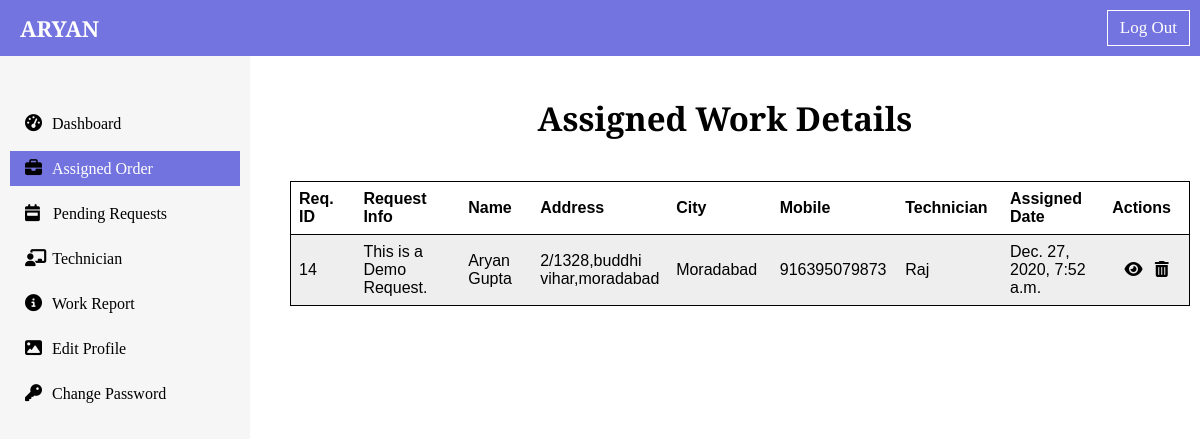
The app's page /dashboard/assigned_order/ (signed in), older data.
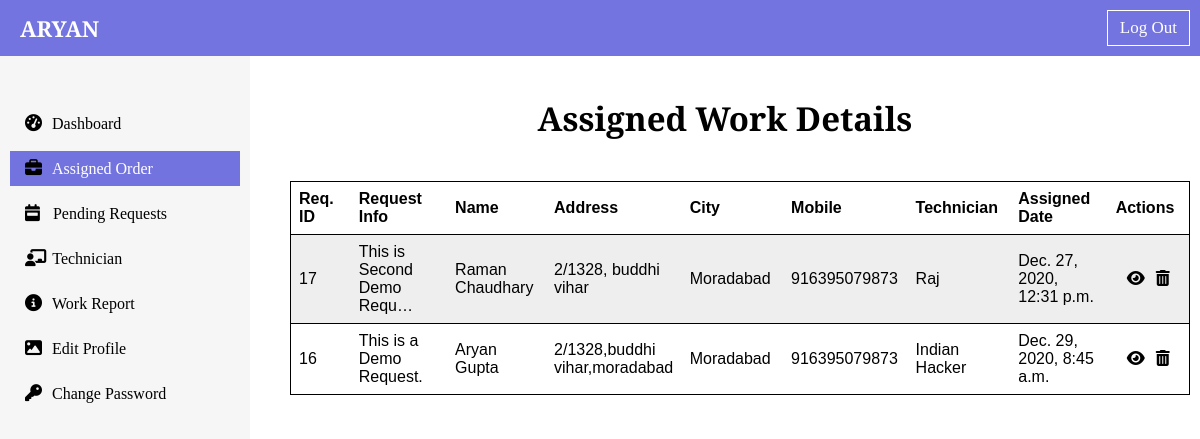
The same page, newer data.
### dashboard/models.py (models this page shows, shortened)
class AssignTechnician(models.Model):
    serial_no = models.AutoField(primary_key=True)
    request_id = models.IntegerField(null=True)
    request_info = models.CharField(max_length=100)
    description = models.TextField()
    name = models.CharField(max_length=25)
    address_line_1 = models.CharField(max_length=200)
    address_line_2 = models.CharField(max_length=200)
    city = models.CharField(max_length=25)
    state = models.CharField(max_length=25)
    zip_code = models.IntegerField(null=True)
    email = models.EmailField()
    mobile = models.IntegerField()
    technician = models.CharField(max_length=50)
    date = models.DateTimeField(auto_now_add=True)

### dashboard/views.py (the view)
# urls.py: path("assigned_order/", views.assigned_order, name="assigned_order"),
def assigned_order(request):
    if request.user.is_superuser:
        assigned_order_object = AssignTechnician.objects.all()
        context = {"assigned_orders":assigned_order_object}
        return render(request, "dashboard/admin/assigned_order.html", context)
    else:
        return HttpResponse("<h1 style='text-align: center; margin-top: 30px;'> You are not Authorized for this page </h1>")

### templates/dashboard/admin/assigned_order.html (shortened to what this page needs)
{% extends 'admin_base.html' %}
{% block assignedactive %} active {% endblock assignedactive %}
{% block body %}
<div class="table-div" id="assigned-list-table">
        <h2 class="md-heading text-center">Assigned Work Details</h2>
        <table>
            <tr>
                <th>Req. ID</th>
                <th class="big-cell">Request Info</th>
                <th>Name</th>
                <th>Address</th>
                <th>City</th>
                <th>Mobile</th>
                <th>Technician</th>
                <th class="big-date-cell">Assigned Date</th>
                <th>Actions</th>
            </tr>
            {% if assigned_orders %}
            {% for order in assigned_orders %}
            <tr>
                <td>{{order.request_id}}</td>
                <td>{{order.request_info|truncatechars:25}}</td>
                <td>{{order.name}}</td>
                <td>{{order.address_line_1}}</td>
                <td>{{order.city}}</td>
                <td>{{order.mobile}}</td>
                <td>{{order.technician}}</td>
                <td>{{order.date}}</td>
                <td><div class="action-btn flex-row-space-evenly">
                    <a href="{% url 'view_assigned_order' order.request_id %}" class="view-eye-btn"><i class="fas fa-eye"></i></a>
                    <a href="{% url 'delete_assigned_order' order.request_id %}" class="delete-assigned-btn"><i class="fas fa-trash-alt"></i></a>
                </div></td>
            </tr>
            {% endfor %}
            {% else %}
            <tr>
                <td colspan=9><div class="text-center">There are no work assigned </div></td>
            </tr>
            {% endif %}
        </table>
    </div>
{% endblock body %}

### templates/admin_base.html (shortened to what this page needs)
{% load static %}
<!DOCTYPE html>
<html lang="en">
<head>
    <link rel="stylesheet" href="{% static 'util.css' %}">
    <link rel="stylesheet" href="{% static 'dashboard/css/admin_style.css' %}">
</head>
<body>
    <nav class="navbar flex-row-space-between">
        <a href="{% url 'home' %}"><h2 class="logo sm-heading">ARYAN</h2></a>
        <div class="log-sign-btn flex-row-space-between">
            {% if request.user.is_authenticated %}
            <a href="{% url 'logout' %}" class="logout-btn">Log Out</a>
            {% endif %}
        </div>
    </nav>
    <div class="side-navbar">
        <a href="{% url 'admin_dashboard' %}" class="{% block dashboardactive %} {% endblock dashboardactive %}">Dashboard</a>
        <a href="{% url 'assigned_order' %}" class="{% block assignedactive %} {% endblock assignedactive %}">Assigned Order</a>
        <a href="{% url 'admin_requests' %}" class="{% block requestactive %} {% endblock requestactive %}">Pending Requests</a>
        <a href="{% url 'technician_list' %}" class="{% block technicianactive %} {% endblock technicianactive %}">Technician</a>
        <a href="{% url 'work_report' %}" class="{% block workreportactive %} {% endblock workreportactive %}">Work Report</a>
        <a href="{% url 'admin_edit_profile' %}" class="{% block adminprofileactive %} {% endblock adminprofileactive %}">Edit Profile</a>
        <a href="{% url 'admin_change_password' %}" class="{% block adminpassactive %} {% endblock adminpassactive %}">Change Password</a>
    </div>
    <div class="main-content">
        {% block body %} {% endblock body %}
    </div>
</body>
</html>

### static/util.css (style rules this page uses)
* { padding: 0; margin: 0; box-sizing: border-box; }
html { font-size: 62.5%; font-family: 'Playfair Display', serif; }
a { text-decoration: none; outline: none; color: black; }
.md-heading { font-size: 3.3rem; }
.sm-heading { font-size: 2.2rem; }
.flex-row-space-between { display: flex; align-items: center; justify-content: space-between; }
.flex-row-space-evenly { display: flex; align-items: center; justify-content: space-evenly; }
.text-center { text-align: center; }

### static/dashboard/css/admin_style.css (style rules this page uses)
.navbar { width: 100%; background-color: rgb(101, 101, 221, 0.9); position: sticky; top: 0; left: 0; z-index: 1; }
.logo { margin-left: 2rem; color: white; }
.navbar .logout-btn { border: 1px solid white; padding: .7rem 1.2rem; font-size: 1.7rem; margin: 1rem; color: white; transition: background-color, 0.3s ease-in; }
.side-navbar { width: 25rem; height: 100%; padding: 5rem 1rem; background-color: rgba(211, 211, 211, 0.2); position: fixed; top: 5.6rem; left: 0; z-index: 1; }
.side-navbar a { margin-bottom: 1rem; display: block; padding: .8rem 1.5rem; font-size: 1.6rem; }
.active { color: white; background-color: rgb(101, 101, 221, 0.9); }
.main-content { margin-left: 25rem; height: 98vh; }
.side-navbar a:first-child::before { content: "\f3fd"; font-family: 'Font Awesome\ 5 Free'; font-size: 1.7rem; color: black; font-weight: 900; margin-right: 1rem; }
.side-navbar a:nth-child(2):before { content: "\f0b1"; font-family: 'Font Awesome\ 5 Free'; font-size: 1.7rem; color: black; font-weight: 900; margin-right: 1rem; }
.side-navbar a:nth-child(3):before { content: "\f784"; font-family: 'Font Awesome\ 5 Free'; font-size: 1.7rem; color: black; font-weight: 900; margin-right: 1.3rem; }
.side-navbar a:nth-child(4):before { content: "\f51c"; font-family: 'Font Awesome\ 5 Free'; font-size: 1.7rem; color: black; font-weight: 900; margin-right: .6rem; }
.side-navbar a:nth-child(5):before { content: "\f05a"; font-family: 'Font Awesome\ 5 Free'; font-size: 1.7rem; color: black; font-weight: 900; margin-right: 1rem; }
.side-navbar a:nth-child(6):before { content: "\f03e"; font-family: 'Font Awesome\ 5 Free'; font-size: 1.7rem; color: black; font-weight: 900; margin-right: 1rem; }
.side-navbar a:nth-child(7):before { content: "\f084"; font-family: 'Font Awesome\ 5 Free'; font-size: 1.7rem; color: black; font-weight: 900; margin-right: 1rem; }
.table-div { padding: 4rem; }
.table-div table { margin-top: 4rem; margin-left: 3rem; }
table, th, td { border: 1px solid black; border-collapse: collapse; font-size: 1.6rem; }
th, td { padding: 1rem; width: 26rem; }
td { text-align: center; }
.table-div { padding: 4rem 1rem; }
#assigned-list-table table { border: 1px solid black; font-family: Arial, Helvetica, sans-serif; }
#assigned-list-table th, td { padding: .8rem; width: 14rem; border: none; border-collapse: collapse; font-size: 1.6rem; }
#assigned-list-table tr .big-cell { width: 24rem; }
#assigned-list-table tr .big-date-cell { width: 18rem; }
#assigned-list-table table td { text-align: left; border-bottom: 1px solid black }
#assigned-list-table table th { text-align: left; border-bottom: 1px solid black }
#assigned-list-table tr:nth-child(even) { background-color: #eee; }
#assigned-list-table tr:nth-child(odd) { background-color: #fff; }

Row changes from the older to the newer data that the page shows:
removed AssignTechnician: request_id "14", request_info "This is a Demo Request.", name "Aryan Gupta", address_line_1 "2/1328,buddhi vihar,moradabad", city "Moradabad", mobile "916395079873", technician "Raj", date "Dec. 27, 2020, 7:52 a.m."
added AssignTechnician: request_id "17", request_info "This is Second Demo Requ…", name "Raman Chaudhary", address_line_1 "2/1328, buddhi vihar", city "Moradabad", mobile "916395079873", technician "Raj", date "Dec. 27, 2020, 12:31 p.m."
added AssignTechnician: request_id "16", request_info "This is a Demo Request.", name "Aryan Gupta", address_line_1 "2/1328,buddhi vihar,moradabad", city "Moradabad", mobile "916395079873", technician "Indian Hacker", date "Dec. 29, 2020, 8:45 a.m."
